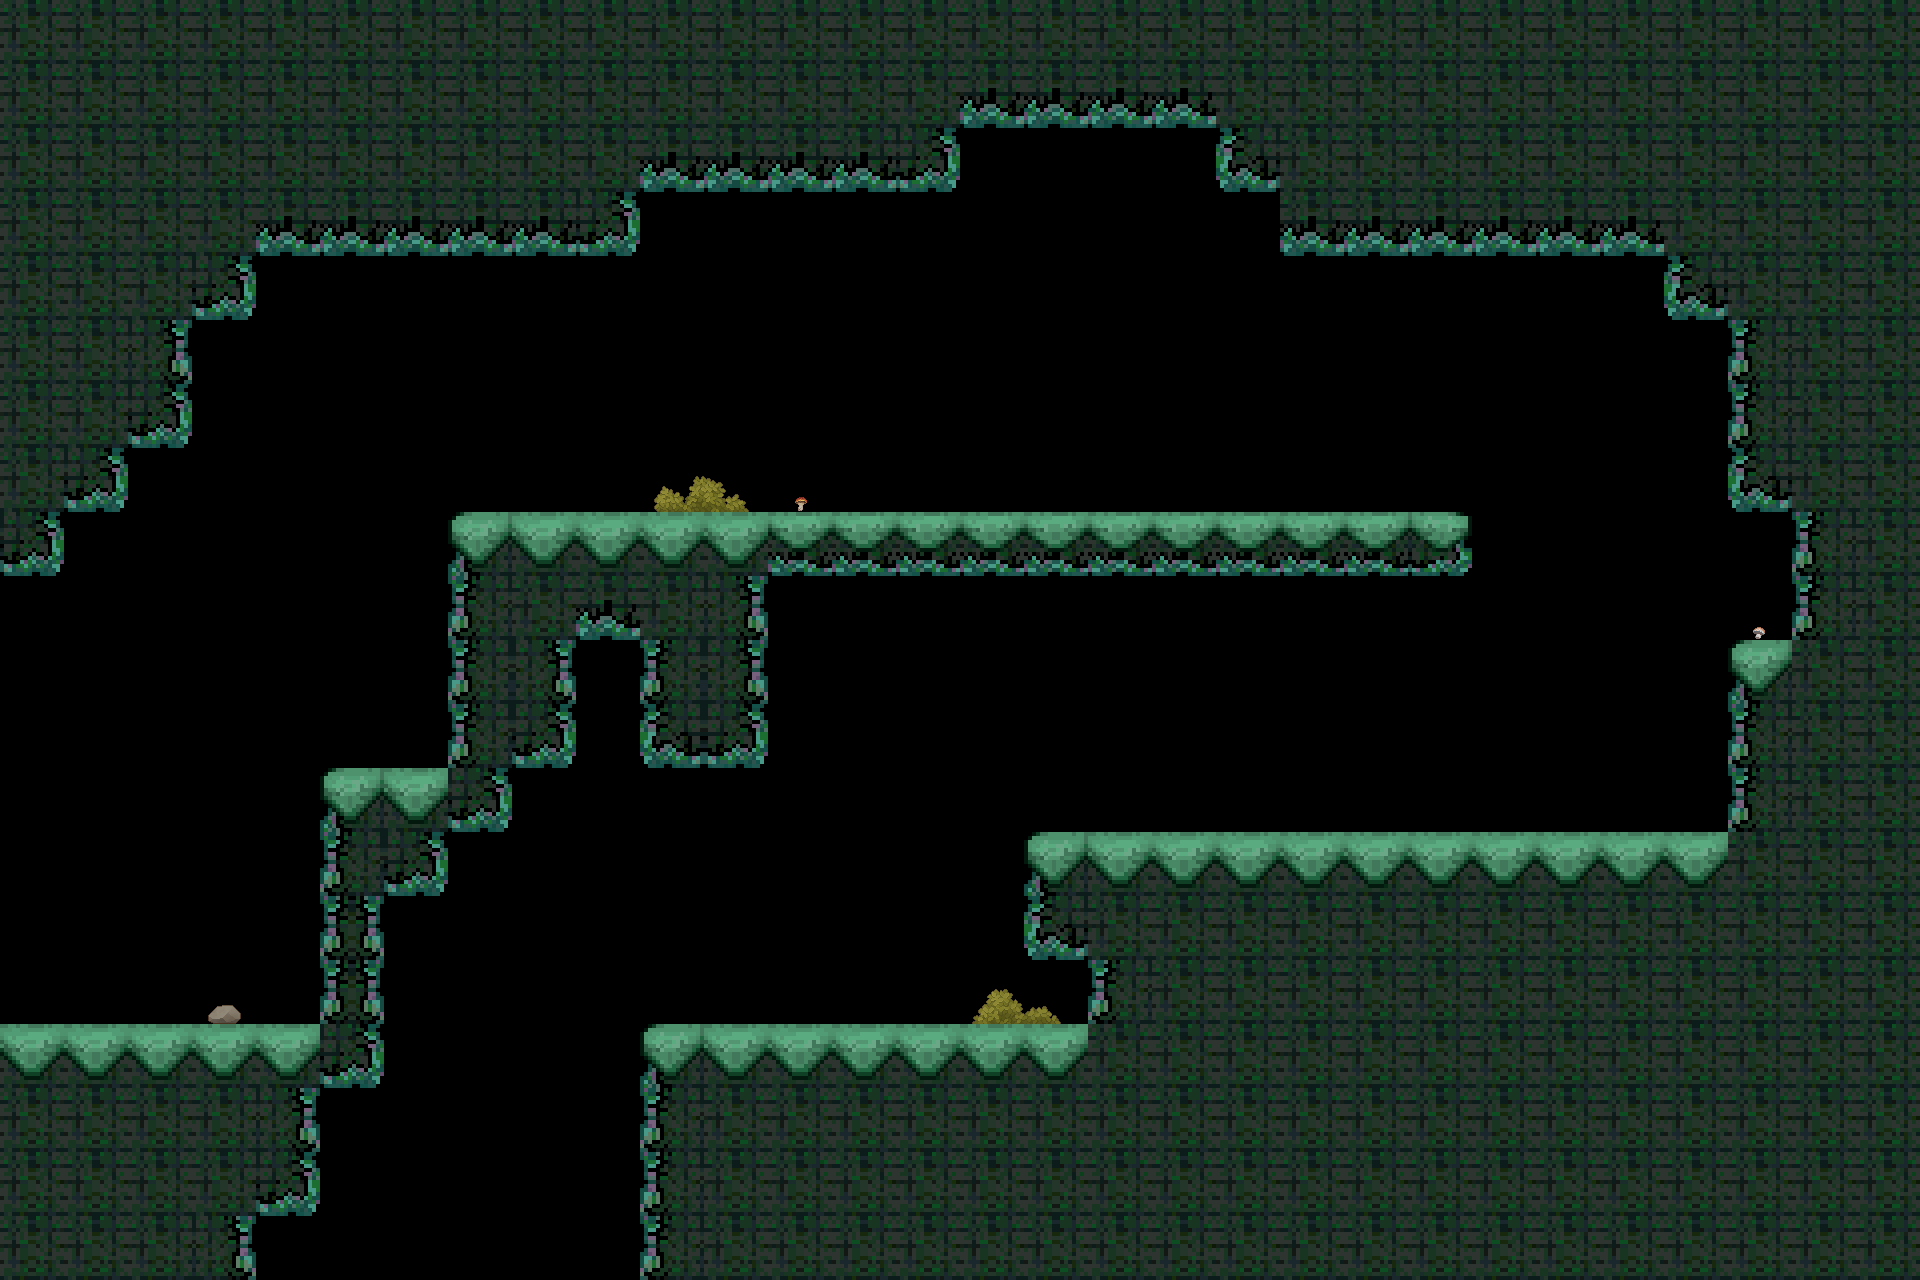

This is a level from a 2D game, rendered from its Tiled map with the project's own tilesets. A one-line summary and the complete map file follow:
An orthogonal 30x20 tile map with 64x64 px tiles, 2 tile layers (tiles, deco), 2 tilesets and 9 objects (W, S).

<map version="1.4" tiledversion="1.4.3" orientation="orthogonal" renderorder="right-down" width="30" height="20" tilewidth="64" tileheight="64" infinite="0" nextlayerid="6" nextobjectid="22">
 <tileset firstgid="1" source="../level0.tsx" />
 <tileset firstgid="17" source="../deco1.tsx" />
 <layer id="1" name="tiles" width="30" height="20">
  <data encoding="csv">
6,6,6,6,6,6,6,6,6,6,6,6,6,6,6,6,6,6,6,6,6,6,6,6,6,6,6,6,6,6,
6,6,6,6,6,6,6,6,6,6,6,6,6,6,6,10,10,10,10,6,6,6,6,6,6,6,6,6,6,6,
6,6,6,6,6,6,6,6,6,6,10,10,10,10,11,0,0,0,0,9,6,6,6,6,6,6,6,6,6,6,
6,6,6,6,10,10,10,10,10,11,0,0,0,0,0,0,0,0,0,0,10,10,10,10,10,10,6,6,6,6,
6,6,6,11,0,0,0,0,0,0,0,0,0,0,0,0,0,0,0,0,0,0,0,0,0,0,9,6,6,6,
6,6,7,0,0,0,0,0,0,0,0,0,0,0,0,0,0,0,0,0,0,0,0,0,0,0,0,5,6,6,
6,6,11,0,0,0,0,0,0,0,0,0,0,0,0,0,0,0,0,0,0,0,0,0,0,0,0,5,6,6,
6,11,0,0,0,0,0,0,0,0,0,0,0,0,0,0,0,0,0,0,0,0,0,0,0,0,0,9,6,6,
11,0,0,0,0,0,0,1,2,2,2,2,14,14,14,14,14,14,14,14,14,14,15,0,0,0,0,0,5,6,
0,0,0,0,0,0,0,5,6,10,6,7,0,0,0,0,0,0,0,0,0,0,0,0,0,0,0,0,5,6,
0,0,0,0,0,0,0,5,7,0,5,7,0,0,0,0,0,0,0,0,0,0,0,0,0,0,0,1,6,6,
0,0,0,0,0,0,0,5,11,0,9,11,0,0,0,0,0,0,0,0,0,0,0,0,0,0,0,5,6,6,
0,0,0,0,0,1,2,11,0,0,0,0,0,0,0,0,0,0,0,0,0,0,0,0,0,0,0,5,6,6,
0,0,0,0,0,5,11,0,0,0,0,0,0,0,0,0,1,2,2,2,2,2,2,2,2,2,2,6,6,6,
0,0,0,0,0,8,0,0,0,0,0,0,0,0,0,0,9,6,6,6,6,6,6,6,6,6,6,6,6,6,
0,0,0,0,0,8,0,0,0,0,0,0,0,0,0,0,0,5,6,6,6,6,6,6,6,6,6,6,6,6,
2,2,2,2,2,11,0,0,0,0,1,2,2,2,2,2,2,6,6,6,6,6,6,6,6,6,6,6,6,6,
6,6,6,6,7,0,0,0,0,0,5,6,6,6,6,6,6,6,6,6,6,6,6,6,6,6,6,6,6,6,
6,6,6,6,11,0,0,0,0,0,5,6,6,6,6,6,6,6,6,6,6,6,6,6,6,6,6,6,6,6,
6,6,6,7,0,0,0,0,0,0,5,6,6,6,6,6,6,6,6,6,6,6,6,6,6,6,6,6,6,6
</data>
 </layer>
 <layer id="5" name="deco" width="30" height="20">
  <data encoding="csv">
0,0,0,0,0,0,0,0,0,0,0,0,0,0,0,0,0,0,0,0,0,0,0,0,0,0,0,0,0,0,
0,0,0,0,0,0,0,0,0,0,0,0,0,0,0,0,0,0,0,0,0,0,0,0,0,0,0,0,0,0,
0,0,0,0,0,0,0,0,0,0,0,0,0,0,0,0,0,0,0,0,0,0,0,0,0,0,0,0,0,0,
0,0,0,0,0,0,0,0,0,0,0,0,0,0,0,0,0,0,0,0,0,0,0,0,0,0,0,0,0,0,
0,0,0,0,0,0,0,0,0,0,0,0,0,0,0,0,0,0,0,0,0,0,0,0,0,0,0,0,0,0,
0,0,0,0,0,0,0,0,0,0,0,0,0,0,0,0,0,0,0,0,0,0,0,0,0,0,0,0,0,0,
0,0,0,0,0,0,0,0,0,0,0,0,0,0,0,0,0,0,0,0,0,0,0,0,0,0,0,0,0,0,
0,0,0,0,0,0,0,0,0,0,20,21,34,0,0,0,0,0,0,0,0,0,0,0,0,0,0,0,0,0,
0,0,0,0,0,0,0,0,0,0,0,0,0,0,0,0,0,0,0,0,0,0,0,0,0,0,0,0,0,0,
0,0,0,0,0,0,0,0,0,0,0,0,0,0,0,0,0,0,0,0,0,0,0,0,0,0,0,26,0,0,
0,0,0,0,0,0,0,0,0,0,0,0,0,0,0,0,0,0,0,0,0,0,0,0,0,0,0,0,0,0,
0,0,0,0,0,0,0,0,0,0,0,0,0,0,0,0,0,0,0,0,0,0,0,0,0,0,0,0,0,0,
0,0,0,0,0,0,0,0,0,0,0,0,0,0,0,0,0,0,0,0,0,0,0,0,0,0,0,0,0,0,
0,0,0,0,0,0,0,0,0,0,0,0,0,0,0,0,0,0,0,0,0,0,0,0,0,0,0,0,0,0,
0,0,0,0,0,0,0,0,0,0,0,0,0,0,0,0,0,0,0,0,0,0,0,0,0,0,0,0,0,0,
0,0,0,22,0,0,0,0,0,0,0,0,0,0,0,18,19,0,0,0,0,0,0,0,0,0,0,0,0,0,
0,0,0,0,0,0,0,0,0,0,0,0,0,0,0,0,0,0,0,0,0,0,0,0,0,0,0,0,0,0,
0,0,0,0,0,0,0,0,0,0,0,0,0,0,0,0,0,0,0,0,0,0,0,0,0,0,0,0,0,0,
0,0,0,0,0,0,0,0,0,0,0,0,0,0,0,0,0,0,0,0,0,0,0,0,0,0,0,0,0,0,
0,0,0,0,0,0,0,0,0,0,0,0,0,0,0,0,0,0,0,0,0,0,0,0,0,0,0,0,0,0
</data>
 </layer>
 <objectgroup id="3" name="conx">
  <object id="7" name="W" x="0" y="576" width="64" height="448" />
  <object id="8" name="S" x="256" y="1216" width="384" height="64" />
 </objectgroup>
 <objectgroup id="4" name="spawns">
  <object id="10" x="576" y="448">
   <point />
  </object>
  <object id="13" x="1271.79" y="757.895">
   <point />
  </object>
  <object id="19" x="768" y="960">
   <point />
  </object>
  <object id="21" x="1344" y="448">
   <point />
  </object>
 </objectgroup>
 <objectgroup id="2" name="collision">
  <object id="1" x="0" y="0">
   <polygon points="0,0 1920,0 1920,1280 640,1280 640,1024 1088,1024 1088,960 1024,960 1024,832 1728,832 1728,640 1792,640 1792,512 1728,512 1728,320 1664,320 1664,256 1280,256 1280,192 1216,192 1216,128 960,128 960,192 640,192 640,256 256,256 256,320 192,320 192,448 128,448 128,512 64,512 64,576 0,576" />
  </object>
  <object id="2" x="0" y="1024">
   <polygon points="0,0 320,0 320,-256 448,-256 448,-512 1472,-512 1472,-448 768,-448 768,-256 640,-256 640,-384 576,-384 576,-256 512,-256 512,-192 448,-192 448,-128 384,-128 384,64 320,64 320,192 256,192 256,256 0,256" />
  </object>
  <object id="18" x="32" y="32">
   <polygon points="0,0 0,1216 1856,1216 1856,0" />
  </object>
 </objectgroup>
</map>
